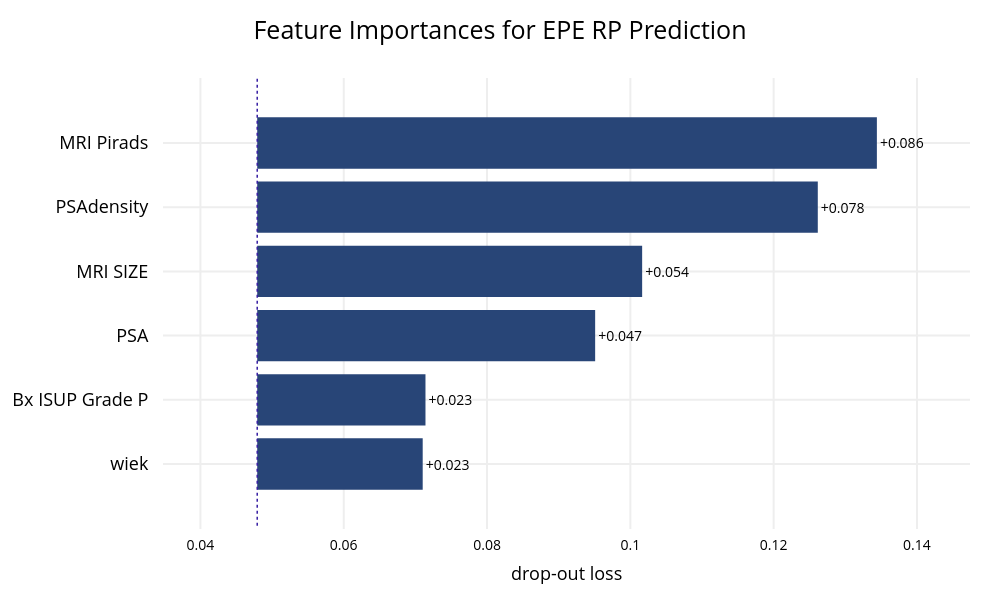

The cell this chart's notebook holds for it:
### Code cell
X = df[numerical_cols + categorical_cols]
y = df['EPE RP']

param_grid = {
    'classifier__learning_rate': [0.05, 0.1, 0.2],
    'classifier__n_estimators': [200, 400, 800],
    'classifier__max_depth': [3, 6, 9],
    'classifier__subsample': [0.8, 0.9, 1.0],
    'classifier__colsample_bytree': [0.8, 0.9, 1.0],
    'classifier__gamma': [0, 0.1, 0.2]
}

model = XGBClassifier(random_state=2)
#brier score and tuning test split = 0.1
res = train_and_evaluate_model(model, X, y, numerical_cols, categorical_cols, n_folds=5, tune_params=True, param_grid=param_grid, tuning_scoring='neg_brier_score', tuning_test_size=0.2)
untrained_model = model.set_params(**res.best_params)

plot_roc(res.fp_rate, res.tp_rate, res.roc_auc, fig_width=800, save_path='roc_epe_rp.png')
plot_confusion_matrix(res.y_true, res.y_pred)
plot_feature_importance(res.pipeline, X, y, title='Feature Importance for EPE RP Prediction')
plot_discrimination_threshold(untrained_model, X, y)

### Figure 1 — Plotly figure (JSON) as saved in the notebook; plotly's stock layout.template omitted (floating-point values rounded to 4 significant figures)
{"data": [{"base": 0.04793, "hoverinfo": "text", "hoverlabel": {"bgcolor": "rgba(0,0,0,0.8)"}, "hovertext": ["Model: XGBClassifier loss after<br>variable: MRI Pirads is permuted: 0.134<br>Drop-out loss change: +0.086", "Model: XGBClassifier loss after<br>variable: PSAdensity is permuted: 0.126<br>Drop-out loss change: +0.078", "Model: XGBClassifier loss after<br>variable: MRI SIZE is permuted: 0.102<br>Drop-out loss change: +0.054", "Model: XGBClassifier loss after<br>variable: PSA is permuted: 0.095<br>Drop-out loss change: +0.047", "Model: XGBClassifier loss after<br>variable: Bx ISUP Grade P is permuted: 0.071<br>Drop-out loss change: +0.023", "Model: XGBClassifier loss after<br>variable: wiek is permuted: 0.071<br>Drop-out loss change: +0.023"], "marker": {"color": "#284577"}, "orientation": "h", "showlegend": false, "text": ["+0.086", "+0.078", "+0.054", "+0.047", "+0.023", "+0.023"], "textposition": "outside", "type": "bar", "x": [0.08648, 0.07823, 0.05372, 0.04716, 0.02348, 0.02309], "xaxis": "x", "y": ["MRI Pirads", "PSAdensity", "MRI SIZE", "PSA", "Bx ISUP Grade P", "wiek"], "yaxis": "y"}], "layout": {"annotations": [{"font": {"size": 18}, "showarrow": false, "text": "", "x": 0.5, "xanchor": "center", "xref": "paper", "y": 1, "yanchor": "bottom", "yref": "paper"}, {"font": {"size": 18}, "showarrow": false, "text": "drop-out loss", "x": 0.5, "xanchor": "center", "xref": "paper", "y": 0, "yanchor": "top", "yref": "paper", "yshift": -30}], "font": {"color": "black", "size": 14}, "height": 600, "margin": {"b": 71, "r": 30, "t": 78}, "shapes": [{"line": {"color": "#371ea3", "dash": "dot", "width": 1.5}, "type": "line", "x0": 0.04793, "x1": 0.04793, "xref": "x", "y0": -1, "y1": 6, "yref": "y"}], "title": {"font": {"color": "black", "size": 25}, "text": "Feature Importances for EPE RP Prediction", "x": 0.5}, "width": 1000, "xaxis": {"anchor": "y", "automargin": true, "domain": [0, 1], "fixedrange": true, "gridwidth": 2, "range": [0.03478, 0.1474], "tickcolor": "white", "ticklen": 3, "ticks": "outside", "type": "linear", "zeroline": false}, "yaxis": {"anchor": "x", "automargin": true, "autorange": "reversed", "domain": [0, 1], "fixedrange": true, "gridwidth": 2, "tickcolor": "white", "tickfont": {"size": 18}, "ticklen": 10, "ticks": "outside", "type": "category"}}}
